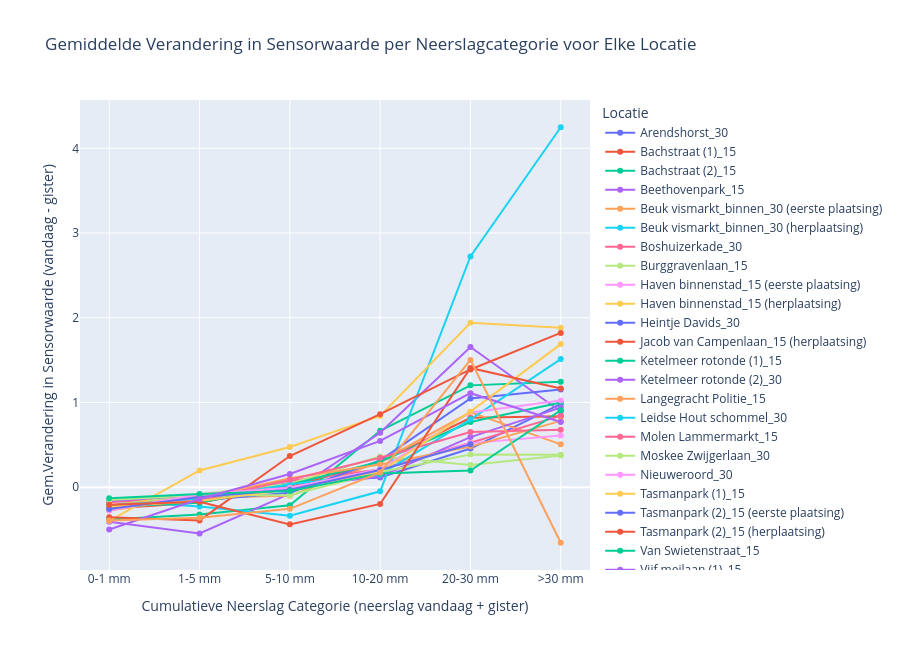

Notebook code for this chart:
### Code cell
# n_cum vs s_prev_diff

# Define a function to categorize 'n_cum' into bins for analysis
def categorize_rainfall(n_cum_value):
    if n_cum_value < 1:
        return '0-1 mm'
    elif 1 <= n_cum_value < 5:
        return '1-5 mm'
    elif 5 <= n_cum_value < 10:
        return '5-10 mm'
    elif 10 <= n_cum_value < 20:
        return '10-20 mm'
    elif 20 <= n_cum_value < 30:
        return '20-30 mm'
    else:
        return '>30 mm'

# Remove the specific location from the DataFrame, because this is an outlier to the dataset
df_filtered = df[df['locatie'] != 'Jacob van Campenlaan_15 (eerste plaatsing)']

# Apply categorization to 'n_cum' column
df_filtered['n_cum_category'] = df_filtered['n_cum'].apply(categorize_rainfall)

# Calculate the mean 's_prev_diff_2' by location and 'n_cum' category
mean_s_prev_diff_2_by_rain_category = df_filtered.groupby(['locatie', 'n_cum_category'])['s_prev_diff'].mean().unstack()


# Ensure correct ordering of 'n_cum_category'
correct_order = ['0-1 mm', '1-5 mm', '5-10 mm', '10-20 mm', '20-30 mm', '>30 mm']
mean_s_prev_diff_2_by_rain_category = mean_s_prev_diff_2_by_rain_category[correct_order]

# Create an interactive line plot
fig = go.Figure()

# Add a trace for each location
for locatie in mean_s_prev_diff_2_by_rain_category.index:
    fig.add_trace(go.Scatter(
        x=mean_s_prev_diff_2_by_rain_category.columns,
        y=mean_s_prev_diff_2_by_rain_category.loc[locatie],
        mode='lines+markers',
        name=locatie,
        hoverinfo='text',
        text=[f"Locatie: {locatie}<br>Neerslag Categorie: {category}<br>Gemiddelde Verandering: {value:.2f}"
              for category, value in zip(mean_s_prev_diff_2_by_rain_category.columns, 
                                         mean_s_prev_diff_2_by_rain_category.loc[locatie])]
    ))

# Customize layout with increased height
fig.update_layout(
    title="Gemiddelde Verandering in Sensorwaarde per Neerslagcategorie voor Elke Locatie",
    xaxis_title="Cumulatieve Neerslag Categorie (neerslag vandaag + gister)",
    yaxis_title="Gem.Verandering in Sensorwaarde (vandaag - gister)",
    xaxis=dict(tickmode='array', tickvals=correct_order),
    legend_title="Locatie",
    hovermode='closest',
    height=650  # Doubling the height for a taller plot
)

# Display the interactive plot
fig.show()

### Figure 1 — Plotly figure (JSON) as saved in the notebook; plotly's stock layout.template omitted (floating-point values rounded to 4 significant figures)
{"data": [{"hoverinfo": "text", "mode": "lines+markers", "name": "Arendshorst_30", "text": ["Locatie: Arendshorst_30<br>Neerslag Categorie: 0-1 mm<br>Gemiddelde Verandering: -0.16", "Locatie: Arendshorst_30<br>Neerslag Categorie: 1-5 mm<br>Gemiddelde Verandering: -0.13", "Locatie: Arendshorst_30<br>Neerslag Categorie: 5-10 mm<br>Gemiddelde Verandering: 0.05", "Locatie: Arendshorst_30<br>Neerslag Categorie: 10-20 mm<br>Gemiddelde Verandering: 0.11", "Locatie: Arendshorst_30<br>Neerslag Categorie: 20-30 mm<br>Gemiddelde Verandering: 0.46", "Locatie: Arendshorst_30<br>Neerslag Categorie: >30 mm<br>Gemiddelde Verandering: 0.98"], "type": "scatter", "x": ["0-1 mm", "1-5 mm", "5-10 mm", "10-20 mm", "20-30 mm", ">30 mm"], "y": [-0.1567, -0.1253, 0.04895, 0.1148, 0.4557, 0.9825]}, {"hoverinfo": "text", "mode": "lines+markers", "name": "Bachstraat (1)_15", "text": ["Locatie: Bachstraat (1)_15<br>Neerslag Categorie: 0-1 mm<br>Gemiddelde Verandering: -0.26", "Locatie: Bachstraat (1)_15<br>Neerslag Categorie: 1-5 mm<br>Gemiddelde Verandering: -0.18", "Locatie: Bachstraat (1)_15<br>Neerslag Categorie: 5-10 mm<br>Gemiddelde Verandering: 0.00", "Locatie: Bachstraat (1)_15<br>Neerslag Categorie: 10-20 mm<br>Gemiddelde Verandering: 0.30", "Locatie: Bachstraat (1)_15<br>Neerslag Categorie: 20-30 mm<br>Gemiddelde Verandering: 0.82", "Locatie: Bachstraat (1)_15<br>Neerslag Categorie: >30 mm<br>Gemiddelde Verandering: 0.84"], "type": "scatter", "x": ["0-1 mm", "1-5 mm", "5-10 mm", "10-20 mm", "20-30 mm", ">30 mm"], "y": [-0.2566, -0.1814, 0.003371, 0.2961, 0.8182, 0.8362]}, {"hoverinfo": "text", "mode": "lines+markers", "name": "Bachstraat (2)_15", "text": ["Locatie: Bachstraat (2)_15<br>Neerslag Categorie: 0-1 mm<br>Gemiddelde Verandering: -0.38", "Locatie: Bachstraat (2)_15<br>Neerslag Categorie: 1-5 mm<br>Gemiddelde Verandering: -0.32", "Locatie: Bachstraat (2)_15<br>Neerslag Categorie: 5-10 mm<br>Gemiddelde Verandering: -0.21", "Locatie: Bachstraat (2)_15<br>Neerslag Categorie: 10-20 mm<br>Gemiddelde Verandering: 0.67", "Locatie: Bachstraat (2)_15<br>Neerslag Categorie: 20-30 mm<br>Gemiddelde Verandering: 1.20", "Locatie: Bachstraat (2)_15<br>Neerslag Categorie: >30 mm<br>Gemiddelde Verandering: 1.25"], "type": "scatter", "x": ["0-1 mm", "1-5 mm", "5-10 mm", "10-20 mm", "20-30 mm", ">30 mm"], "y": [-0.3819, -0.3216, -0.2132, 0.6653, 1.201, 1.246]}, {"hoverinfo": "text", "mode": "lines+markers", "name": "Beethovenpark_15", "text": ["Locatie: Beethovenpark_15<br>Neerslag Categorie: 0-1 mm<br>Gemiddelde Verandering: -0.41", "Locatie: Beethovenpark_15<br>Neerslag Categorie: 1-5 mm<br>Gemiddelde Verandering: -0.55", "Locatie: Beethovenpark_15<br>Neerslag Categorie: 5-10 mm<br>Gemiddelde Verandering: -0.08", "Locatie: Beethovenpark_15<br>Neerslag Categorie: 10-20 mm<br>Gemiddelde Verandering: 0.64", "Locatie: Beethovenpark_15<br>Neerslag Categorie: 20-30 mm<br>Gemiddelde Verandering: 1.65", "Locatie: Beethovenpark_15<br>Neerslag Categorie: >30 mm<br>Gemiddelde Verandering: 0.89"], "type": "scatter", "x": ["0-1 mm", "1-5 mm", "5-10 mm", "10-20 mm", "20-30 mm", ">30 mm"], "y": [-0.4088, -0.5459, -0.0756, 0.6411, 1.655, 0.8936]}, {"hoverinfo": "text", "mode": "lines+markers", "name": "Beuk vismarkt_binnen_30 (eerste plaatsing)", "text": ["Locatie: Beuk vismarkt_binnen_30 (eerste plaatsing)<br>Neerslag Categorie: 0-1 mm<br>Gemiddelde Verandering: -0.28", "Locatie: Beuk vismarkt_binnen_30 (eerste plaatsing)<br>Neerslag Categorie: 1-5 mm<br>Gemiddelde Verandering: -0.13", "Locatie: Beuk vismarkt_binnen_30 (eerste plaatsing)<br>Neerslag Categorie: 5-10 mm<br>Gemiddelde Verandering: -0.10", "Locatie: Beuk vismarkt_binnen_30 (eerste plaatsing)<br>Neerslag Categorie: 10-20 mm<br>Gemiddelde Verandering: 0.30", "Locatie: Beuk vismarkt_binnen_30 (eerste plaatsing)<br>Neerslag Categorie: 20-30 mm<br>Gemiddelde Verandering: 0.89", "Locatie: Beuk vismarkt_binnen_30 (eerste plaatsing)<br>Neerslag Categorie: >30 mm<br>Gemiddelde Verandering: 0.51"], "type": "scatter", "x": ["0-1 mm", "1-5 mm", "5-10 mm", "10-20 mm", "20-30 mm", ">30 mm"], "y": [-0.2759, -0.1263, -0.1029, 0.3031, 0.8871, 0.5052]}, {"hoverinfo": "text", "mode": "lines+markers", "name": "Beuk vismarkt_binnen_30 (herplaatsing)", "text": ["Locatie: Beuk vismarkt_binnen_30 (herplaatsing)<br>Neerslag Categorie: 0-1 mm<br>Gemiddelde Verandering: -0.16", "Locatie: Beuk vismarkt_binnen_30 (herplaatsing)<br>Neerslag Categorie: 1-5 mm<br>Gemiddelde Verandering: -0.23", "Locatie: Beuk vismarkt_binnen_30 (herplaatsing)<br>Neerslag Categorie: 5-10 mm<br>Gemiddelde Verandering: -0.34", "Locatie: Beuk vismarkt_binnen_30 (herplaatsing)<br>Neerslag Categorie: 10-20 mm<br>Gemiddelde Verandering: -0.05", "Locatie: Beuk vismarkt_binnen_30 (herplaatsing)<br>Neerslag Categorie: 20-30 mm<br>Gemiddelde Verandering: 2.72", "Locatie: Beuk vismarkt_binnen_30 (herplaatsing)<br>Neerslag Categorie: >30 mm<br>Gemiddelde Verandering: 4.25"], "type": "scatter", "x": ["0-1 mm", "1-5 mm", "5-10 mm", "10-20 mm", "20-30 mm", ">30 mm"], "y": [-0.1587, -0.2277, -0.3379, -0.0495, 2.723, 4.249]}, {"hoverinfo": "text", "mode": "lines+markers", "name": "Boshuizerkade_30", "text": ["Locatie: Boshuizerkade_30<br>Neerslag Categorie: 0-1 mm<br>Gemiddelde Verandering: -0.18", "Locatie: Boshuizerkade_30<br>Neerslag Categorie: 1-5 mm<br>Gemiddelde Verandering: -0.11", "Locatie: Boshuizerkade_30<br>Neerslag Categorie: 5-10 mm<br>Gemiddelde Verandering: 0.07", "Locatie: Boshuizerkade_30<br>Neerslag Categorie: 10-20 mm<br>Gemiddelde Verandering: 0.21", "Locatie: Boshuizerkade_30<br>Neerslag Categorie: 20-30 mm<br>Gemiddelde Verandering: 0.52", "Locatie: Boshuizerkade_30<br>Neerslag Categorie: >30 mm<br>Gemiddelde Verandering: 0.84"], "type": "scatter", "x": ["0-1 mm", "1-5 mm", "5-10 mm", "10-20 mm", "20-30 mm", ">30 mm"], "y": [-0.178, -0.1114, 0.07384, 0.2077, 0.5248, 0.8413]}, {"hoverinfo": "text", "mode": "lines+markers", "name": "Burggravenlaan_15", "text": ["Locatie: Burggravenlaan_15<br>Neerslag Categorie: 0-1 mm<br>Gemiddelde Verandering: -0.22", "Locatie: Burggravenlaan_15<br>Neerslag Categorie: 1-5 mm<br>Gemiddelde Verandering: -0.08", "Locatie: Burggravenlaan_15<br>Neerslag Categorie: 5-10 mm<br>Gemiddelde Verandering: 0.04", "Locatie: Burggravenlaan_15<br>Neerslag Categorie: 10-20 mm<br>Gemiddelde Verandering: 0.36", "Locatie: Burggravenlaan_15<br>Neerslag Categorie: 20-30 mm<br>Gemiddelde Verandering: 0.26", "Locatie: Burggravenlaan_15<br>Neerslag Categorie: >30 mm<br>Gemiddelde Verandering: 0.37"], "type": "scatter", "x": ["0-1 mm", "1-5 mm", "5-10 mm", "10-20 mm", "20-30 mm", ">30 mm"], "y": [-0.2169, -0.0836, 0.04002, 0.3631, 0.261, 0.3747]}, {"hoverinfo": "text", "mode": "lines+markers", "name": "Haven binnenstad_15 (eerste plaatsing)", "text": ["Locatie: Haven binnenstad_15 (eerste plaatsing)<br>Neerslag Categorie: 0-1 mm<br>Gemiddelde Verandering: -0.23", "Locatie: Haven binnenstad_15 (eerste plaatsing)<br>Neerslag Categorie: 1-5 mm<br>Gemiddelde Verandering: -0.13", "Locatie: Haven binnenstad_15 (eerste plaatsing)<br>Neerslag Categorie: 5-10 mm<br>Gemiddelde Verandering: -0.01", "Locatie: Haven binnenstad_15 (eerste plaatsing)<br>Neerslag Categorie: 10-20 mm<br>Gemiddelde Verandering: 0.20", "Locatie: Haven binnenstad_15 (eerste plaatsing)<br>Neerslag Categorie: 20-30 mm<br>Gemiddelde Verandering: 0.52", "Locatie: Haven binnenstad_15 (eerste plaatsing)<br>Neerslag Categorie: >30 mm<br>Gemiddelde Verandering: 0.61"], "type": "scatter", "x": ["0-1 mm", "1-5 mm", "5-10 mm", "10-20 mm", "20-30 mm", ">30 mm"], "y": [-0.2279, -0.1252, -0.005379, 0.2034, 0.5197, 0.6106]}, {"hoverinfo": "text", "mode": "lines+markers", "name": "Haven binnenstad_15 (herplaatsing)", "text": ["Locatie: Haven binnenstad_15 (herplaatsing)<br>Neerslag Categorie: 0-1 mm<br>Gemiddelde Verandering: -0.40", "Locatie: Haven binnenstad_15 (herplaatsing)<br>Neerslag Categorie: 1-5 mm<br>Gemiddelde Verandering: 0.20", "Locatie: Haven binnenstad_15 (herplaatsing)<br>Neerslag Categorie: 5-10 mm<br>Gemiddelde Verandering: 0.47", "Locatie: Haven binnenstad_15 (herplaatsing)<br>Neerslag Categorie: 10-20 mm<br>Gemiddelde Verandering: 0.84", "Locatie: Haven binnenstad_15 (herplaatsing)<br>Neerslag Categorie: 20-30 mm<br>Gemiddelde Verandering: 1.94", "Locatie: Haven binnenstad_15 (herplaatsing)<br>Neerslag Categorie: >30 mm<br>Gemiddelde Verandering: 1.88"], "type": "scatter", "x": ["0-1 mm", "1-5 mm", "5-10 mm", "10-20 mm", "20-30 mm", ">30 mm"], "y": [-0.398, 0.1965, 0.4733, 0.8411, 1.941, 1.883]}, {"hoverinfo": "text", "mode": "lines+markers", "name": "Heintje Davids_30", "text": ["Locatie: Heintje Davids_30<br>Neerslag Categorie: 0-1 mm<br>Gemiddelde Verandering: -0.23", "Locatie: Heintje Davids_30<br>Neerslag Categorie: 1-5 mm<br>Gemiddelde Verandering: -0.16", "Locatie: Heintje Davids_30<br>Neerslag Categorie: 5-10 mm<br>Gemiddelde Verandering: -0.07", "Locatie: Heintje Davids_30<br>Neerslag Categorie: 10-20 mm<br>Gemiddelde Verandering: 0.32", "Locatie: Heintje Davids_30<br>Neerslag Categorie: 20-30 mm<br>Gemiddelde Verandering: 1.05", "Locatie: Heintje Davids_30<br>Neerslag Categorie: >30 mm<br>Gemiddelde Verandering: 1.15"], "type": "scatter", "x": ["0-1 mm", "1-5 mm", "5-10 mm", "10-20 mm", "20-30 mm", ">30 mm"], "y": [-0.2293, -0.1591, -0.06618, 0.3159, 1.047, 1.151]}, {"hoverinfo": "text", "mode": "lines+markers", "name": "Jacob van Campenlaan_15 (herplaatsing)", "text": ["Locatie: Jacob van Campenlaan_15 (herplaatsing)<br>Neerslag Categorie: 0-1 mm<br>Gemiddelde Verandering: -0.35", "Locatie: Jacob van Campenlaan_15 (herplaatsing)<br>Neerslag Categorie: 1-5 mm<br>Gemiddelde Verandering: -0.39", "Locatie: Jacob van Campenlaan_15 (herplaatsing)<br>Neerslag Categorie: 5-10 mm<br>Gemiddelde Verandering: 0.37", "Locatie: Jacob van Campenlaan_15 (herplaatsing)<br>Neerslag Categorie: 10-20 mm<br>Gemiddelde Verandering: 0.86", "Locatie: Jacob van Campenlaan_15 (herplaatsing)<br>Neerslag Categorie: 20-30 mm<br>Gemiddelde Verandering: 1.39", "Locatie: Jacob van Campenlaan_15 (herplaatsing)<br>Neerslag Categorie: >30 mm<br>Gemiddelde Verandering: 1.82"], "type": "scatter", "x": ["0-1 mm", "1-5 mm", "5-10 mm", "10-20 mm", "20-30 mm", ">30 mm"], "y": [-0.3546, -0.3929, 0.3671, 0.8617, 1.389, 1.82]}, {"hoverinfo": "text", "mode": "lines+markers", "name": "Ketelmeer rotonde (1)_15", "text": ["Locatie: Ketelmeer rotonde (1)_15<br>Neerslag Categorie: 0-1 mm<br>Gemiddelde Verandering: -0.23", "Locatie: Ketelmeer rotonde (1)_15<br>Neerslag Categorie: 1-5 mm<br>Gemiddelde Verandering: -0.18", "Locatie: Ketelmeer rotonde (1)_15<br>Neerslag Categorie: 5-10 mm<br>Gemiddelde Verandering: 0.03", "Locatie: Ketelmeer rotonde (1)_15<br>Neerslag Categorie: 10-20 mm<br>Gemiddelde Verandering: 0.30", "Locatie: Ketelmeer rotonde (1)_15<br>Neerslag Categorie: 20-30 mm<br>Gemiddelde Verandering: 0.77", "Locatie: Ketelmeer rotonde (1)_15<br>Neerslag Categorie: >30 mm<br>Gemiddelde Verandering: 1.00"], "type": "scatter", "x": ["0-1 mm", "1-5 mm", "5-10 mm", "10-20 mm", "20-30 mm", ">30 mm"], "y": [-0.2321, -0.1832, 0.029, 0.3031, 0.7689, 0.9993]}, {"hoverinfo": "text", "mode": "lines+markers", "name": "Ketelmeer rotonde (2)_30", "text": ["Locatie: Ketelmeer rotonde (2)_30<br>Neerslag Categorie: 0-1 mm<br>Gemiddelde Verandering: -0.16", "Locatie: Ketelmeer rotonde (2)_30<br>Neerslag Categorie: 1-5 mm<br>Gemiddelde Verandering: -0.09", "Locatie: Ketelmeer rotonde (2)_30<br>Neerslag Categorie: 5-10 mm<br>Gemiddelde Verandering: -0.00", "Locatie: Ketelmeer rotonde (2)_30<br>Neerslag Categorie: 10-20 mm<br>Gemiddelde Verandering: 0.13", "Locatie: Ketelmeer rotonde (2)_30<br>Neerslag Categorie: 20-30 mm<br>Gemiddelde Verandering: 0.59", "Locatie: Ketelmeer rotonde (2)_30<br>Neerslag Categorie: >30 mm<br>Gemiddelde Verandering: 0.94"], "type": "scatter", "x": ["0-1 mm", "1-5 mm", "5-10 mm", "10-20 mm", "20-30 mm", ">30 mm"], "y": [-0.1622, -0.09318, -0.004593, 0.1258, 0.5905, 0.9392]}, {"hoverinfo": "text", "mode": "lines+markers", "name": "Langegracht Politie_15", "text": ["Locatie: Langegracht Politie_15<br>Neerslag Categorie: 0-1 mm<br>Gemiddelde Verandering: -0.21", "Locatie: Langegracht Politie_15<br>Neerslag Categorie: 1-5 mm<br>Gemiddelde Verandering: -0.13", "Locatie: Langegracht Politie_15<br>Neerslag Categorie: 5-10 mm<br>Gemiddelde Verandering: 0.10", "Locatie: Langegracht Politie_15<br>Neerslag Categorie: 10-20 mm<br>Gemiddelde Verandering: 0.27", "Locatie: Langegracht Politie_15<br>Neerslag Categorie: 20-30 mm<br>Gemiddelde Verandering: 0.48", "Locatie: Langegracht Politie_15<br>Neerslag Categorie: >30 mm<br>Gemiddelde Verandering: 0.78"], "type": "scatter", "x": ["0-1 mm", "1-5 mm", "5-10 mm", "10-20 mm", "20-30 mm", ">30 mm"], "y": [-0.21, -0.1299, 0.104, 0.268, 0.4784, 0.7822]}, {"hoverinfo": "text", "mode": "lines+markers", "name": "Leidse Hout schommel_30", "text": ["Locatie: Leidse Hout schommel_30<br>Neerslag Categorie: 0-1 mm<br>Gemiddelde Verandering: -0.22", "Locatie: Leidse Hout schommel_30<br>Neerslag Categorie: 1-5 mm<br>Gemiddelde Verandering: -0.14", "Locatie: Leidse Hout schommel_30<br>Neerslag Categorie: 5-10 mm<br>Gemiddelde Verandering: 0.04", "Locatie: Leidse Hout schommel_30<br>Neerslag Categorie: 10-20 mm<br>Gemiddelde Verandering: 0.15", "Locatie: Leidse Hout schommel_30<br>Neerslag Categorie: 20-30 mm<br>Gemiddelde Verandering: 0.80", "Locatie: Leidse Hout schommel_30<br>Neerslag Categorie: >30 mm<br>Gemiddelde Verandering: 1.51"], "type": "scatter", "x": ["0-1 mm", "1-5 mm", "5-10 mm", "10-20 mm", "20-30 mm", ">30 mm"], "y": [-0.2169, -0.1418, 0.03506, 0.1503, 0.8003, 1.512]}, {"hoverinfo": "text", "mode": "lines+markers", "name": "Molen Lammermarkt_15", "text": ["Locatie: Molen Lammermarkt_15<br>Neerslag Categorie: 0-1 mm<br>Gemiddelde Verandering: -0.23", "Locatie: Molen Lammermarkt_15<br>Neerslag Categorie: 1-5 mm<br>Gemiddelde Verandering: -0.16", "Locatie: Molen Lammermarkt_15<br>Neerslag Categorie: 5-10 mm<br>Gemiddelde Verandering: 0.09", "Locatie: Molen Lammermarkt_15<br>Neerslag Categorie: 10-20 mm<br>Gemiddelde Verandering: 0.35", "Locatie: Molen Lammermarkt_15<br>Neerslag Categorie: 20-30 mm<br>Gemiddelde Verandering: 0.65", "Locatie: Molen Lammermarkt_15<br>Neerslag Categorie: >30 mm<br>Gemiddelde Verandering: 0.68"], "type": "scatter", "x": ["0-1 mm", "1-5 mm", "5-10 mm", "10-20 mm", "20-30 mm", ">30 mm"], "y": [-0.2333, -0.159, 0.08815, 0.3465, 0.6511, 0.6769]}, {"hoverinfo": "text", "mode": "lines+markers", "name": "Moskee Zwijgerlaan_30", "text": ["Locatie: Moskee Zwijgerlaan_30<br>Neerslag Categorie: 0-1 mm<br>Gemiddelde Verandering: -0.15", "Locatie: Moskee Zwijgerlaan_30<br>Neerslag Categorie: 1-5 mm<br>Gemiddelde Verandering: -0.09", "Locatie: Moskee Zwijgerlaan_30<br>Neerslag Categorie: 5-10 mm<br>Gemiddelde Verandering: -0.10", "Locatie: Moskee Zwijgerlaan_30<br>Neerslag Categorie: 10-20 mm<br>Gemiddelde Verandering: 0.18", "Locatie: Moskee Zwijgerlaan_30<br>Neerslag Categorie: 20-30 mm<br>Gemiddelde Verandering: 0.39", "Locatie: Moskee Zwijgerlaan_30<br>Neerslag Categorie: >30 mm<br>Gemiddelde Verandering: 0.38"], "type": "scatter", "x": ["0-1 mm", "1-5 mm", "5-10 mm", "10-20 mm", "20-30 mm", ">30 mm"], "y": [-0.1514, -0.09368, -0.0956, 0.1791, 0.3854, 0.3812]}, {"hoverinfo": "text", "mode": "lines+markers", "name": "Nieuweroord_30", "text": ["Locatie: Nieuweroord_30<br>Neerslag Categorie: 0-1 mm<br>Gemiddelde Verandering: -0.28", "Locatie: Nieuweroord_30<br>Neerslag Categorie: 1-5 mm<br>Gemiddelde Verandering: -0.08", "Locatie: Nieuweroord_30<br>Neerslag Categorie: 5-10 mm<br>Gemiddelde Verandering: -0.01", "Locatie: Nieuweroord_30<br>Neerslag Categorie: 10-20 mm<br>Gemiddelde Verandering: 0.21", "Locatie: Nieuweroord_30<br>Neerslag Categorie: 20-30 mm<br>Gemiddelde Verandering: 0.88", "Locatie: Nieuweroord_30<br>Neerslag Categorie: >30 mm<br>Gemiddelde Verandering: 1.02"], "type": "scatter", "x": ["0-1 mm", "1-5 mm", "5-10 mm", "10-20 mm", "20-30 mm", ">30 mm"], "y": [-0.2756, -0.08438, -0.007664, 0.2113, 0.8816, 1.022]}, {"hoverinfo": "text", "mode": "lines+markers", "name": "Tasmanpark (1)_15", "text": ["Locatie: Tasmanpark (1)_15<br>Neerslag Categorie: 0-1 mm<br>Gemiddelde Verandering: -0.23", "Locatie: Tasmanpark (1)_15<br>Neerslag Categorie: 1-5 mm<br>Gemiddelde Verandering: -0.16", "Locatie: Tasmanpark (1)_15<br>Neerslag Categorie: 5-10 mm<br>Gemiddelde Verandering: -0.03", "Locatie: Tasmanpark (1)_15<br>Neerslag Categorie: 10-20 mm<br>Gemiddelde Verandering: 0.18", "Locatie: Tasmanpark (1)_15<br>Neerslag Categorie: 20-30 mm<br>Gemiddelde Verandering: 0.89", "Locatie: Tasmanpark (1)_15<br>Neerslag Categorie: >30 mm<br>Gemiddelde Verandering: 1.69"], "type": "scatter", "x": ["0-1 mm", "1-5 mm", "5-10 mm", "10-20 mm", "20-30 mm", ">30 mm"], "y": [-0.2328, -0.1629, -0.02869, 0.1804, 0.891, 1.689]}, {"hoverinfo": "text", "mode": "lines+markers", "name": "Tasmanpark (2)_15 (eerste plaatsing)", "text": ["Locatie: Tasmanpark (2)_15 (eerste plaatsing)<br>Neerslag Categorie: 0-1 mm<br>Gemiddelde Verandering: -0.26", "Locatie: Tasmanpark (2)_15 (eerste plaatsing)<br>Neerslag Categorie: 1-5 mm<br>Gemiddelde Verandering: -0.12", "Locatie: Tasmanpark (2)_15 (eerste plaatsing)<br>Neerslag Categorie: 5-10 mm<br>Gemiddelde Verandering: -0.03", "Locatie: Tasmanpark (2)_15 (eerste plaatsing)<br>Neerslag Categorie: 10-20 mm<br>Gemiddelde Verandering: 0.20", "Locatie: Tasmanpark (2)_15 (eerste plaatsing)<br>Neerslag Categorie: 20-30 mm<br>Gemiddelde Verandering: 0.51", "Locatie: Tasmanpark (2)_15 (eerste plaatsing)<br>Neerslag Categorie: >30 mm<br>Gemiddelde Verandering: nan"], "type": "scatter", "x": ["0-1 mm", "1-5 mm", "5-10 mm", "10-20 mm", "20-30 mm", ">30 mm"], "y": [-0.2579, -0.1152, -0.03011, 0.2029, 0.5068, null]}, {"hoverinfo": "text", "mode": "lines+markers", "name": "Tasmanpark (2)_15 (herplaatsing)", "text": ["Locatie: Tasmanpark (2)_15 (herplaatsing)<br>Neerslag Categorie: 0-1 mm<br>Gemiddelde Verandering: -0.21", "Locatie: Tasmanpark (2)_15 (herplaatsing)<br>Neerslag Categorie: 1-5 mm<br>Gemiddelde Verandering: -0.17", "Locatie: Tasmanpark (2)_15 (herplaatsing)<br>Neerslag Categorie: 5-10 mm<br>Gemiddelde Verandering: -0.44", "Locatie: Tasmanpark (2)_15 (herplaatsing)<br>Neerslag Categorie: 10-20 mm<br>Gemiddelde Verandering: -0.20", "Locatie: Tasmanpark (2)_15 (herplaatsing)<br>Neerslag Categorie: 20-30 mm<br>Gemiddelde Verandering: 1.41", "Locatie: Tasmanpark (2)_15 (herplaatsing)<br>Neerslag Categorie: >30 mm<br>Gemiddelde Verandering: 1.17"], "type": "scatter", "x": ["0-1 mm", "1-5 mm", "5-10 mm", "10-20 mm", "20-30 mm", ">30 mm"], "y": [-0.2082, -0.173, -0.4396, -0.1985, 1.408, 1.165]}, {"hoverinfo": "text", "mode": "lines+markers", "name": "Van Swietenstraat_15", "text": ["Locatie: Van Swietenstraat_15<br>Neerslag Categorie: 0-1 mm<br>Gemiddelde Verandering: -0.13", "Locatie: Van Swietenstraat_15<br>Neerslag Categorie: 1-5 mm<br>Gemiddelde Verandering: -0.08", "Locatie: Van Swietenstraat_15<br>Neerslag Categorie: 5-10 mm<br>Gemiddelde Verandering: -0.05", "Locatie: Van Swietenstraat_15<br>Neerslag Categorie: 10-20 mm<br>Gemiddelde Verandering: 0.16", "Locatie: Van Swietenstraat_15<br>Neerslag Categorie: 20-30 mm<br>Gemiddelde Verandering: 0.20", "Locatie: Van Swietenstraat_15<br>Neerslag Categorie: >30 mm<br>Gemiddelde Verandering: 0.91"], "type": "scatter", "x": ["0-1 mm", "1-5 mm", "5-10 mm", "10-20 mm", "20-30 mm", ">30 mm"], "y": [-0.1325, -0.08221, -0.04511, 0.1624, 0.1968, 0.908]}, {"hoverinfo": "text", "mode": "lines+markers", "name": "Vijf meilaan (1)_15", "text": ["Locatie: Vijf meilaan (1)_15<br>Neerslag Categorie: 0-1 mm<br>Gemiddelde Verandering: -0.50", "Locatie: Vijf meilaan (1)_15<br>Neerslag Categorie: 1-5 mm<br>Gemiddelde Verandering: -0.14", "Locatie: Vijf meilaan (1)_15<br>Neerslag Categorie: 5-10 mm<br>Gemiddelde Verandering: 0.15", "Locatie: Vijf meilaan (1)_15<br>Neerslag Categorie: 10-20 mm<br>Gemiddelde Verandering: 0.55", "Locatie: Vijf meilaan (1)_15<br>Neerslag Categorie: 20-30 mm<br>Gemiddelde Verandering: 1.11", "Locatie: Vijf meilaan (1)_15<br>Neerslag Categorie: >30 mm<br>Gemiddelde Verandering: 0.77"], "type": "scatter", "x": ["0-1 mm", "1-5 mm", "5-10 mm", "10-20 mm", "20-30 mm", ">30 mm"], "y": [-0.5008, -0.1392, 0.1548, 0.546, 1.109, 0.7692]}, {"hoverinfo": "text", "mode": "lines+markers", "name": "Vijf meilaan (2)_30", "text": ["Locatie: Vijf meilaan (2)_30<br>Neerslag Categorie: 0-1 mm<br>Gemiddelde Verandering: -0.39", "Locatie: Vijf meilaan (2)_30<br>Neerslag Categorie: 1-5 mm<br>Gemiddelde Verandering: -0.36", "Locatie: Vijf meilaan (2)_30<br>Neerslag Categorie: 5-10 mm<br>Gemiddelde Verandering: -0.26", "Locatie: Vijf meilaan (2)_30<br>Neerslag Categorie: 10-20 mm<br>Gemiddelde Verandering: 0.17", "Locatie: Vijf meilaan (2)_30<br>Neerslag Categorie: 20-30 mm<br>Gemiddelde Verandering: 1.50", "Locatie: Vijf meilaan (2)_30<br>Neerslag Categorie: >30 mm<br>Gemiddelde Verandering: -0.66"], "type": "scatter", "x": ["0-1 mm", "1-5 mm", "5-10 mm", "10-20 mm", "20-30 mm", ">30 mm"], "y": [-0.3939, -0.36, -0.2566, 0.1742, 1.502, -0.6565]}], "layout": {"height": 650, "hovermode": "closest", "legend": {"title": {"text": "Locatie"}}, "title": {"text": "Gemiddelde Verandering in Sensorwaarde per Neerslagcategorie voor Elke Locatie"}, "xaxis": {"tickmode": "array", "tickvals": ["0-1 mm", "1-5 mm", "5-10 mm", "10-20 mm", "20-30 mm", ">30 mm"], "title": {"text": "Cumulatieve Neerslag Categorie (neerslag vandaag + gister)"}}, "yaxis": {"title": {"text": "Gem.Verandering in Sensorwaarde (vandaag - gister)"}}}}
